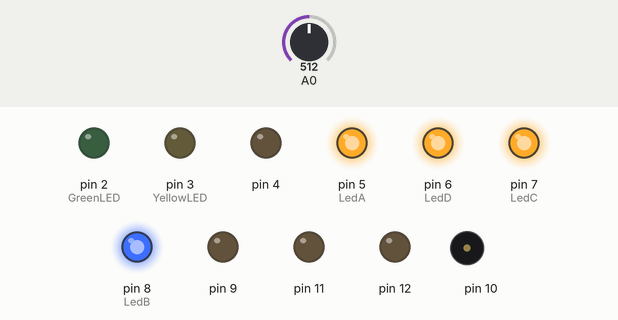
Recording of a sketch running on a simulated Arduino Uno, built with avr-gcc and run on an emulated ATmega328P. Shown: output pins drawn as LEDs (lit = HIGH), buzzer (waves = sounding). Inputs (shaded band) come from the test bench; at power-on: A0 = 512. Random numbers use the default seed unless the sketch sets one.

Above: at 0.1 s.
At 2.2 s:
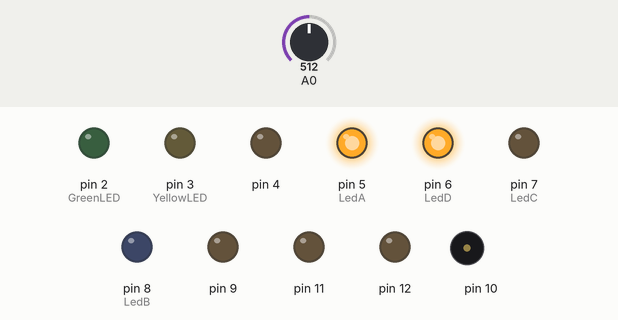
2.3 s: A0 set to 900
At 18.9 s:
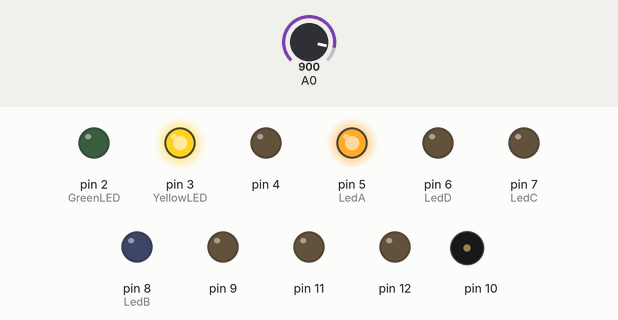
Timing chart, 0 to 53.3 s (numbered marks = the images above; inputs shaded):
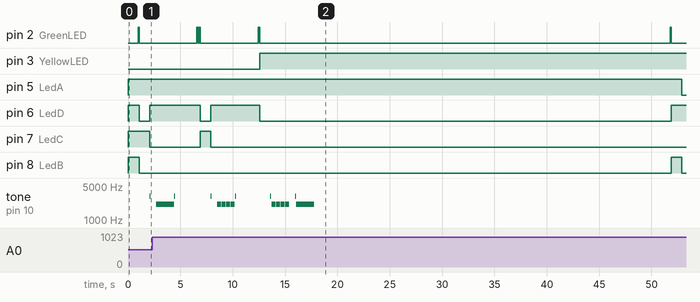

The sketch:

Potato_monitor_morse.ino
```cpp
/*     o-o   o-o  o   o  o-o   o-o    O   o-o     */
/*    o   o |     |\ /| o   o o      / \ |        */
/*    |   |  o-o  | O | |   | |  -o o---o o-o     */
/*    o   o     | |   | o   o o   | |   |    |    */
/*     o-o  o--o  o   o  o-o   o-o  o   oo--o     */

/*    OSMOGAS Potato v1.0                         */
/*    Jonas Gruska (CC) 2012                      */

/*    OSMOGAS Potato standard pin definitions     */

#include <Math.h>
#include <LowPower.h>


const int LedA = 5;
const int LedB = 8;
const int LedC = 7;
const int LedD = 6;

const int GreenLED = 2;
const int YellowLED = 3;
const int RedLED = 4;

long int resistor = 22000;

int gamel[] = {792, 873, 966, 1191, 1302, 1056, 1164, 1288, 1588, 1736, 1320, 1455, 1610, 1985, 2170};

int a0[120];
int a1[120];
int a2[120];

int count, time_count, total, average, total1, average1, total2, average2;
float sensorVoltage, thermoResistance, temperature, temperature1;

// Waiting time between showing values in milliseconds
int waitTime = 2000;

void setup()
{
  // Configure 2-8 pins as output
  DDRD = DDRD | B11111100;
  DDRB = B11111;
  PORTD = B11100000;
  PORTB = B00000001;

  delay(1000);
  // Start sequence
  // melody(1);
}

void loop()
{

  // Temperature calculation for TDC310 thermistor

  int sensorValue = analogRead(A0);
  sensorVoltage = map(sensorValue, 0, 1024, 0, 5000);
  thermoResistance = ((5 * resistor) - ((sensorVoltage/1000.0) * resistor)) / (sensorVoltage/1000.0);
  temperature = (4380 / log(thermoResistance / 0.0416828078)) - 273.15;
/*
  sensorValue = analogRead(A1);
  sensorVoltage = map(sensorValue, 0, 1024, 0, 5000);
  thermoResistance = ((5 * resistor) - ((sensorVoltage/1000.0) * resistor)) / (sensorVoltage/1000.0);
  temperature1 = (3700 / log(thermoResistance / 0.00407817567)) - 273.15;
*/
  digitalWrite(GreenLED, HIGH);
  delay(80);
  digitalWrite(GreenLED, LOW);
  Display(temperature);
  morse(temperature);
  // Wait two seconds
  delay(waitTime);
  // Turn off LED
  digitalWrite(GreenLED, HIGH);
  delay(80);
  digitalWrite(GreenLED, LOW);

  /**************************************************/
  /* Averaged ouptut of sensor A0 for last 10 hours */
  /**************************************************/

  // First value morseed will be average light for last 10 hours
  // Every 25th cycle we write the values down for averaging
  // One cycle take 12 seconds, therefore, 25th cycle means 5 minutes

  if (count % 25 == 0) {
    // Write down the last value (scaled to 0-9)
    a0[time_count] = int(temperature);
    a1[time_count] = int(temperature1);

    // When at the end of the array of values - start writing from beginning.
    // Position in array doesn't affect the average output, obviously
    if (time_count < 120)
      time_count++;
    else
      time_count = 0;
  }

  // Raise count every (waitTime * 6) milliseconds (in this case, 12 000 ms => 12s)
  count++;
  // Reseting values for calculating average
  total = 0;
  average = 0;
  total1 = 0;
  average1 = 0;

  // Counting average (populating all the values from a0 array
  // and dividing by amount of written values
  for (int i = 0; i < time_count; i++) {
    total += a0[i];
    total1 += a1[i];

    average = int(total / time_count);
    average1 = int(total1 / time_count);
  }

  digitalWrite(GreenLED, HIGH);
  delay(80);
  digitalWrite(GreenLED, LOW);
  delay(80);
  digitalWrite(GreenLED, HIGH);
  delay(80);
  digitalWrite(GreenLED, LOW);
  Display(average);
  morse(average);
  // Wait two seconds
  delay(waitTime);
  // Turn off LED
  digitalWrite(GreenLED, LOW);
  delay(80);
  digitalWrite(GreenLED, HIGH);
  delay(80);
  digitalWrite(GreenLED, HIGH);
  delay(80);
  digitalWrite(GreenLED, LOW);

  digitalWrite(YellowLED, HIGH);
  Display(map(analogRead(0), 0, 700, 0, 9));
  morse(map(analogRead(0), 0, 700, 0, 9));
  // Wait two seconds
  delay(waitTime);
  // Turn off LED
  digitalWrite(YellowLED, HIGH);

  LowPower.powerDown(SLEEP_8S, ADC_OFF, BOD_OFF);
  LowPower.powerDown(SLEEP_8S, ADC_OFF, BOD_OFF);
  LowPower.powerDown(SLEEP_8S, ADC_OFF, BOD_OFF);
  LowPower.powerDown(SLEEP_8S, ADC_OFF, BOD_OFF);
}

// This function outputs the supplied value to the morse.
void morse(int n)
{
  if (n <= 9) {
    morse(n);
  }
  else {
    int x = int(n / 10);
    int y = int(n % 10);
    morseNumber(x);
    delay(500);
    morseNumber(y);
  }
}

void morseNumber(int number) {
  switch (number) {
  case 0:
    dash();
    dash();
    dash();
    dash();
    dash();
    break;
  case 1:
    dot();
    dash();
    dash();
    dash();
    dash();
    break;
  case 2:
    dot();
    dot();
    dash();
    dash();
    dash();
    break;
  case 3:
    dot();
    dot();
    dot();
    dash();
    dash();
    break;
  case 4:
    dot();
    dot();
    dot();
    dot();
    dash();
    break;
  case 5:
    dot();
    break;
  case 6:
    dash();
    dot();
    dot();
    dot();
    dot();
    break;
  case 7:
    dash();
    dash();
    dot();
    dot();
    dot();
    break;
  case 8:
    dash();
    dash();
    dash();
    dot();
    dot();
    break;
  case 9:
    dash();
    dash();
    dash();
    dash();
    dot();
    break;
  }
}


void melody(int n) {
  switch (n) {
  case 1:
    for(int i = 0; i<15; i++) {
      tone(10, gamel[random(15)]);
      digitalWrite(GreenLED, HIGH);
      delay(250);
      digitalWrite(GreenLED, LOW);
      noTone(10);
      delay(10);
    }
    break;
  case 2:
    for(int i = 0; i<5; i++) {
      tone(10, gamel[random(15)]);
      delay(300);
      noTone(10);
      delay(10);
    }
    break;
  }
}

void dash() {
  tone(10, 2100);
  delay(400);
  noTone(10);
  delay(30);
}

void dot() {
  tone(10, 3100);
  delay(100);
  noTone(10);
  delay(30);
}

void Display(int n)
{
  int x = int(n / 10);
  int y = int(n % 10);
  if (n <= 9) {
    digitalWrite(LedD, ((n >> 3) & 1) ? HIGH : LOW);
    digitalWrite(LedC, ((n >> 2) & 1) ? HIGH : LOW);
    digitalWrite(LedB, ((n >> 1) & 1) ? HIGH : LOW);
    digitalWrite(LedA, (n & 1) ? HIGH : LOW);
  }
  else {
    digitalWrite(LedD, ((x >> 3) & 1) ? HIGH : LOW);
    digitalWrite(LedC, ((x >> 2) & 1) ? HIGH : LOW);
    digitalWrite(LedB, ((x >> 1) & 1) ? HIGH : LOW);
    digitalWrite(LedA, (x & 1) ? HIGH : LOW);

    delay(1000);

    digitalWrite(LedD, ((y >> 3) & 1) ? HIGH : LOW);
    digitalWrite(LedC, ((y >> 2) & 1) ? HIGH : LOW);
    digitalWrite(LedB, ((y >> 1) & 1) ? HIGH : LOW);
    digitalWrite(LedA, (y & 1) ? HIGH : LOW);

  }
}
```

Measured:
- by itself, tone on pin 10: plays 2100 Hz for 0.40 s, 2100 Hz for 0.40 s, 2100 Hz for 0.40 s, 2100 Hz for 0.40 s, 3100 Hz for 0.10 s, 3100 Hz for 0.10 s … (21 notes in this stretch)
